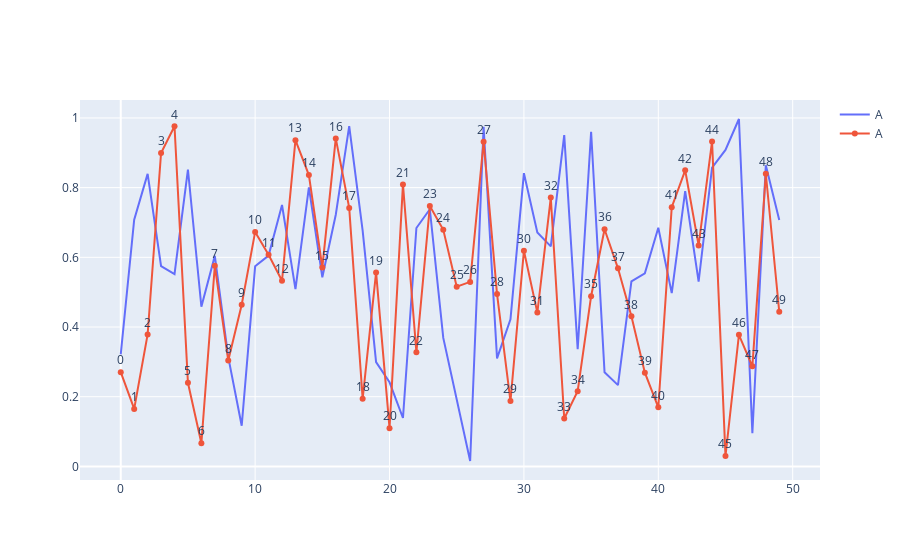

The notebook cell this image was saved under:
### Code cell
# 복합 라인 = Multiple Line
import plotly.graph_objects as go
import numpy as np
import pandas as pd

df = pd.DataFrame(
    {
        "A": np.random.rand(50),
        "B": np.random.rand(50)
    }
)

fig = go.Figure()

fig.add_trace(
    go.Scatter(
        x=df.index,
        y=df["A"],
        mode="lines",
        name="A",
        showlegend=True,
        text=df.index
    )
)
fig.add_trace(
    go.Scatter(
        x=df.index,
        y=df["B"],
        mode="lines+text+markers",
        name="A",
        showlegend=True,
        text=df.index,
        textposition="top center"
    )
)

### Figure 1 — Plotly figure (JSON) as saved in the notebook; plotly's stock layout.template omitted (floating-point values rounded to 4 significant figures)
{"data": [{"mode": "lines", "name": "A", "showlegend": true, "text": [0, 1, 2, 3, 4, 5, 6, 7, 8, 9, 10, 11, 12, 13, 14, 15, 16, 17, 18, 19, 20, 21, 22, 23, 24, 25, 26, 27, 28, 29, 30, 31, 32, 33, 34, 35, 36, 37, 38, 39, 40, 41, 42, 43, 44, 45, 46, 47, 48, 49], "type": "scatter", "x": [0, 1, 2, 3, 4, 5, 6, 7, 8, 9, 10, 11, 12, 13, 14, 15, 16, 17, 18, 19, 20, 21, 22, 23, 24, 25, 26, 27, 28, 29, 30, 31, 32, 33, 34, 35, 36, 37, 38, 39, 40, 41, 42, 43, 44, 45, 46, 47, 48, 49], "y": [0.3212, 0.7081, 0.8394, 0.575, 0.5516, 0.852, 0.4581, 0.6041, 0.3137, 0.1167, 0.5741, 0.605, 0.7501, 0.5089, 0.801, 0.5427, 0.7222, 0.9763, 0.6768, 0.2995, 0.2414, 0.1389, 0.6841, 0.738, 0.3687, 0.189, 0.0155, 0.9748, 0.31, 0.4223, 0.8415, 0.6713, 0.6313, 0.9507, 0.3362, 0.9604, 0.27, 0.2333, 0.5309, 0.5543, 0.6849, 0.4974, 0.7902, 0.5303, 0.8577, 0.9083, 0.997, 0.09523, 0.8644, 0.7071]}, {"mode": "lines+text+markers", "name": "A", "showlegend": true, "text": [0, 1, 2, 3, 4, 5, 6, 7, 8, 9, 10, 11, 12, 13, 14, 15, 16, 17, 18, 19, 20, 21, 22, 23, 24, 25, 26, 27, 28, 29, 30, 31, 32, 33, 34, 35, 36, 37, 38, 39, 40, 41, 42, 43, 44, 45, 46, 47, 48, 49], "textposition": "top center", "type": "scatter", "x": [0, 1, 2, 3, 4, 5, 6, 7, 8, 9, 10, 11, 12, 13, 14, 15, 16, 17, 18, 19, 20, 21, 22, 23, 24, 25, 26, 27, 28, 29, 30, 31, 32, 33, 34, 35, 36, 37, 38, 39, 40, 41, 42, 43, 44, 45, 46, 47, 48, 49], "y": [0.2703, 0.1649, 0.3787, 0.8994, 0.9761, 0.2399, 0.06668, 0.5757, 0.3038, 0.4638, 0.6728, 0.6075, 0.5328, 0.9362, 0.836, 0.5711, 0.9413, 0.7418, 0.1941, 0.5566, 0.1098, 0.8093, 0.3275, 0.7472, 0.6789, 0.5158, 0.5295, 0.9316, 0.4946, 0.1874, 0.619, 0.4413, 0.7716, 0.1373, 0.2157, 0.4885, 0.6807, 0.5684, 0.4308, 0.269, 0.1696, 0.7438, 0.8498, 0.6343, 0.9326, 0.03014, 0.3775, 0.2872, 0.8398, 0.4439]}], "layout": {}}
